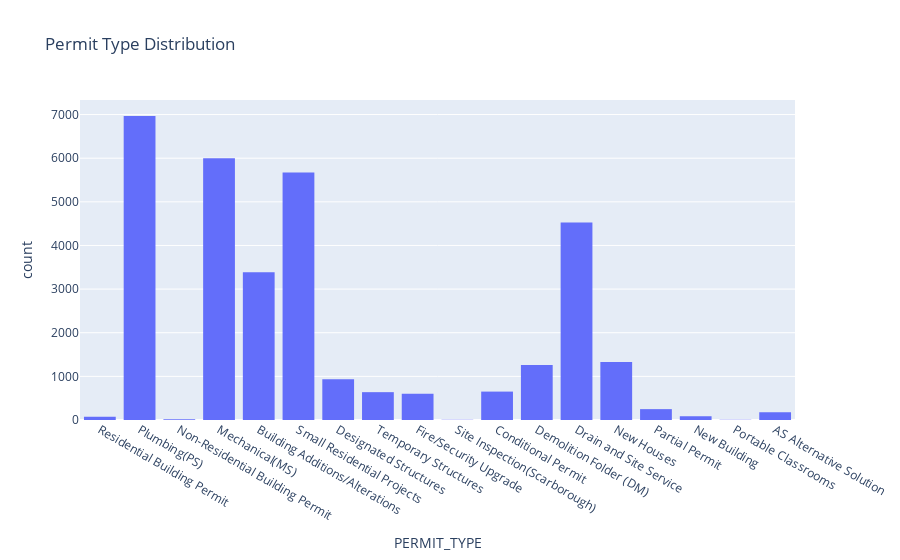

The notebook cell saved with this chart:
### Code cell
# 📊 Interactive dashboard example
import plotly.express as px

fig = px.histogram(df, x="PERMIT_TYPE", title="Permit Type Distribution")
fig.show()

fig = px.scatter(df, x="APPLICATION_DATE", y="ESTIMATED_COST", color="PERMIT_TYPE",
                 title="Cost Over Time by Permit Type")
fig.show()

### Figure 1 — Plotly figure (JSON) as saved in the notebook; plotly's stock layout.template omitted (floating-point values rounded to 4 significant figures; data arrays with more than 128 entries replaced by an {"elided": "..."} marker saying what was removed)
{"data": [{"alignmentgroup": "True", "bingroup": "x", "hovertemplate": "PERMIT_TYPE=%{x}<br>count=%{y}<extra></extra>", "legendgroup": "", "marker": {"color": "#636efa", "pattern": {"shape": ""}}, "name": "", "offsetgroup": "", "orientation": "v", "showlegend": false, "type": "histogram", "x": {"elided": "32577 str values"}, "xaxis": "x", "yaxis": "y"}], "layout": {"autosize": true, "barmode": "relative", "legend": {"tracegroupgap": 0}, "title": {"text": "Permit Type Distribution"}, "xaxis": {"anchor": "y", "autorange": true, "domain": [0, 1], "range": [-0.5, 17.5], "title": {"text": "PERMIT_TYPE"}, "type": "category"}, "yaxis": {"anchor": "x", "autorange": true, "domain": [0, 1], "range": [0, 7334.0], "title": {"text": "count"}}}}
